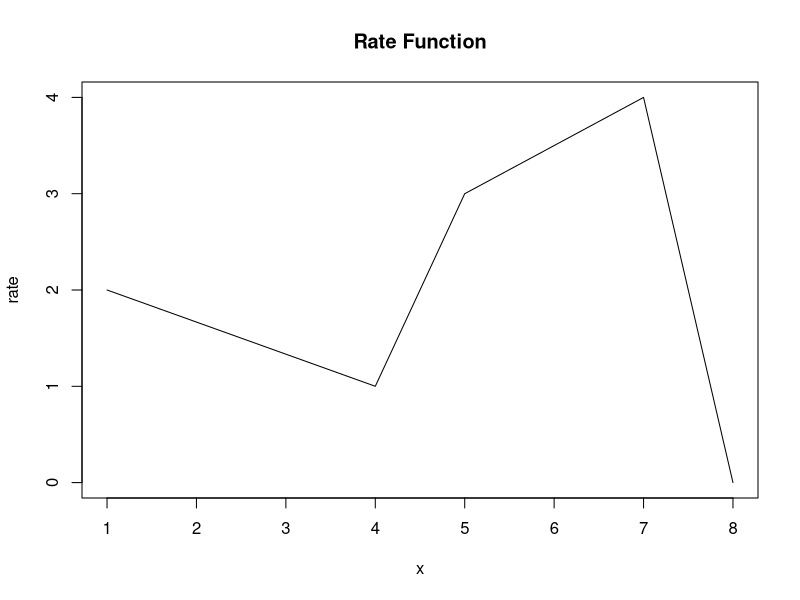
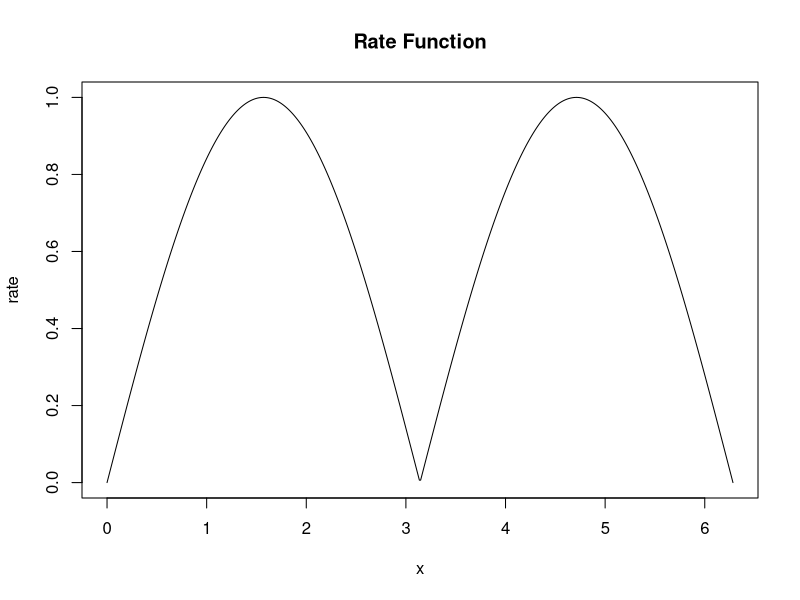

The R source for these figures, in order:
## ----setup, include = FALSE----------------------------------------------
knitr::opts_chunk$set(
  collapse = TRUE,
  comment = "#>"
)

## ------------------------------------------------------------------------
xrate=c(1,4,5,7,8)
yrate=c(2,1,3,4,0)
plot(xrate,yrate,type='l',ylab='rate',xlab='x',main='Rate Function' )

## ------------------------------------------------------------------------
#rate function to approximate
ratefunction=function (x){
  return(abs(sin(x)))
} 
#where to approximate the rate function
xrate=seq(0,2*pi,length.out = 500)
#approximate
yrate=ratefunction(xrate)
plot(xrate,yrate,type='l',ylab='rate',xlab='x',main='Rate Function' )
